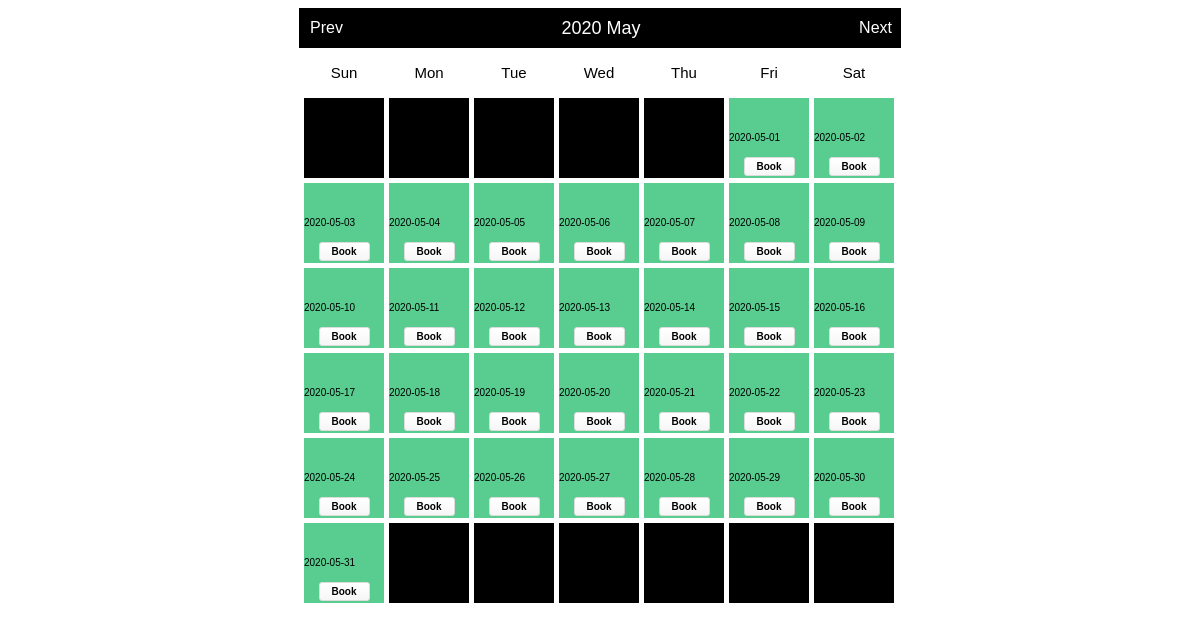
The page /Index1.php on the database as committed earlier.
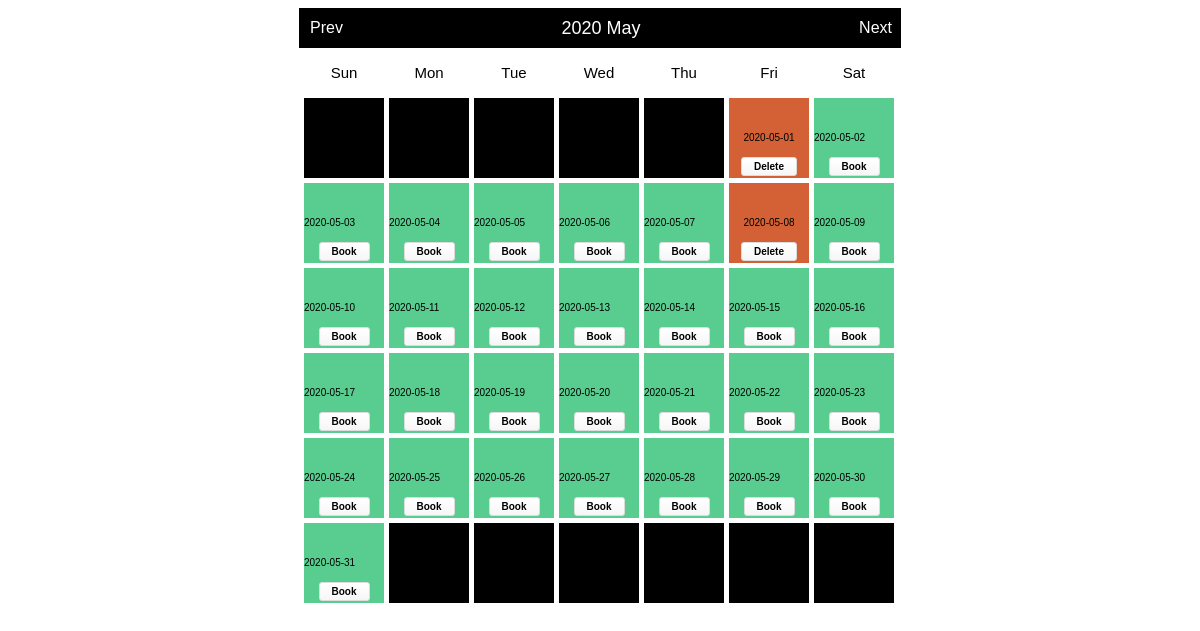
The same page on the database as committed later.
### tables this page shows
CREATE TABLE "bookings" (
	"id"	INTEGER PRIMARY KEY AUTOINCREMENT,
	"booking_date"	NUMERIC,
	"User_id"	INTEGER
);

### booking.php (called while the page is built, shortened)
<?php
class Booking
{
    private $dbh;
    private $bookingsTableName = 'bookings';
    public function __construct()
    {
            $this->dbh = new PDO ('sqlite:Database\Takterassen.db');
    }
    public function index()
{
    $statement = $this->dbh->query('SELECT * FROM ' . $this->bookingsTableName);
    return $statement->fetchAll(PDO::FETCH_ASSOC);
}
}

### bookablecell.php (the view, shortened to what this page needs)
<?php
class BookableCell
{
    private $booking;
    private $currentURL;
    public function __construct(Booking $booking)
    {
        $this->booking = $booking;
        $this->currentURL = htmlentities($_SERVER['REQUEST_URI']);
    }
    public function update(Calendar $cal)
    {
        if ($this->isDateBooked($cal->getCurrentDate())) {
            return $cal->cellContent =
                $this->bookedCell($cal->getCurrentDate());
        }
        if (!$this->isDateBooked($cal->getCurrentDate())) {
            return $cal->cellContent =
                $this->openCell($cal->getCurrentDate());
        }
    }
    private function openCell($date)
    {
        return '<div class="open">  '. $date . '      ' . $this->bookingForm($date) . '</div>';
    }
    private function bookedCell($date)
    {
        $userid = $_SESSION['user_id'];
        if ($this->UserId($date) === $userid) {return '<div class="bookedbyme">'. $date . ' ' . $this->deleteForm($this->bookingId($date)) . '</div>';}
        else {return '<div class="booked">   '. $date . '       ' . $this->deleteForm($this->bookingId($date)) . '</div>';}
    }
    private function isDateBooked($date)
    {
        return in_array($date, $this->bookedDates());
    }
    private function bookedDates()
    {
        return array_map(function ($record) {
            return $record['booking_date'];
        }, $this->booking->index());
    }
    private function bookingId($date)
    {
        $booking = array_filter($this->booking->index(), function ($record) use ($date) {
            return $record['booking_date'] == $date;
        });
        $result = array_shift($booking);
        return $result['id'];
    }
    private function Userid($date)
    {
        $booking = array_filter($this->booking->index(), function ($record) use ($date) {
            return $record['booking_date'] == $date;
        });
        $result = array_shift($booking);
        return $result['User_id'];
    }
    private function bookingForm($date)
    {
        return
            '<form  method="post" action="' . $this->currentURL . '">' .
            '<input type="hidden" name="add" />' .
            '<input type="hidden" name="date" value="' . $date . '" />' .
            '<input class="submit" type="submit" value="Book" />' .
            '</form>';
    }
    private function deleteForm($id)
    {
        return
            '<form onsubmit="return confirm(\'Are you sure to cancel?\');" method="post" action="' . $this->currentURL . '">' .
            '<input type="hidden" name="delete" />' .
            '<input type="hidden" name="id" value="' . $id . '" />' .
            '<input class="submit" type="submit" value="Delete" />' .
            '</form>';
    }
}

### Index1.php (shortened to what this page needs)
<html>
<head>
    <link href="calendar.css" type="text/css" rel="stylesheet"/>
</head>
<body>
<?php
include 'Calendar.php';
include 'Booking.php';
include 'BookableCell.php';
$booking = new Booking();
$bookableCell = new BookableCell($booking);
$calendar = new Calendar();
$calendar->attachObserver('showCell', $bookableCell);
echo $calendar->show();
?>
</body>
</html>

### calendar.php (shortened to what this page needs)
<?php
class Calendar
{
    public function __construct()
    {
        $this->naviHref = htmlentities($_SERVER['PHP_SELF']);
    }
    protected $observers = array();
    private $dayLabels = array("Mon", "Tue", "Wed", "Thu", "Fri", "Sat", "Sun");
    private $currentYear = 0;
    private $currentMonth = 0;
    private $currentDay = 0;
    private $currentDate = null;
    private $daysInMonth = 0;
    private $sundayFirst = true;
    private $naviHref = null;
    public function attachObserver($type, $observer)
    {
        $this->observers[$type][] = $observer;
    }
    public function notifyObserver($type)
    {
        if (isset($this->observers[$type])) {
            foreach ($this->observers[$type] as $observer) {
                $observer->update($this);
            }
        }
    }
    public function getCurrentDate()
    {
        return $this->currentDate;
    }
    public function show($month = null, $year = null, $attributes = false)
    {
        if (null == $year && isset($_GET['year'])) {
            $year = $_GET['year'];
        } else if (null == $year) {
            $year = date("Y", time());
        }
        if (null == $month && isset($_GET['month'])) {
            $month = $_GET['month'];
        } else if (null == $month) {
            $month = date("m", time());
        }
        $this->currentYear = $year;
        $this->currentMonth = $month;
        $this->daysInMonth = $this->_daysInMonth($month, $year);
        $content = '<div id="calendar">' .
            '<div class="box">' .
            $this->_createNavi() .
            '</div>' .
            '<div class="box-content">' .
            '<ul class="label">' . $this->_createLabels() . '</ul>';
        $content .= '<div class="clear"></div>';
        $content .= '<ul class="dates">';
        for ($i = 0; $i < $this->_weeksInMonth($month, $year); $i++) {
            for ($j = 1; $j <= 7; $j++) {
                $content .= $this->_showDay($i * 7 + $j, $attributes);
            }
        }
        $content .= '</ul>';
        $content .= '<div class="clear"></div>';
        $content .= '</div>';
        $content .= '</div>';
        return $content;
    }
    private function _showDay($cellNumber, $attributes = false)
    {
        if ($this->currentDay == 0) {
            $firstDayOfTheWeek = date('N', strtotime($this->currentYear . '-' . $this->currentMonth . '-01'));
            if ($this->sundayFirst) {
                if ($firstDayOfTheWeek == 7) {
                    $firstDayOfTheWeek = 1;
                } else {
                    $firstDayOfTheWeek++;
                }
            }
            if (intval($cellNumber) == intval($firstDayOfTheWeek)) {
                $this->currentDay = 1;
            }
        }
        if (($this->currentDay != 0) && ($this->currentDay <= $this->daysInMonth)) {
            $this->currentDate = date('Y-m-d', strtotime($this->currentYear . '-' . $this->currentMonth . '-' . ($this->currentDay)));
            $cellContent = $this->_createCellContent($attributes);
            $this->currentDay++;
        } else {
            $this->currentDate = null;
            $cellContent = null;
        }
        return '<li id="li-' . $this->currentDate . '" class="' . ($cellNumber % 7 == 1 ? ' start ' : ($cellNumber % 7 == 0 ? ' end ' : ' ')) .
            ($cellContent == null ? 'mask' : '') . '">' . $cellContent . '</li>';
    }
    private function _createNavi()
    {
        $nextMonth = $this->currentMonth == 12 ? 1 : intval($this->currentMonth) + 1;
        $nextYear = $this->currentMonth == 12 ? intval($this->currentYear) + 1 : $this->currentYear;
        $preMonth = $this->currentMonth == 1 ? 12 : intval($this->currentMonth) - 1;
        $preYear = $this->currentMonth == 1 ? intval($this->currentYear) - 1 : $this->currentYear;
        return
            '<div class="header">' .
            '<a class="prev" href="' . $this->naviHref . '?month=' . sprintf('%02d', $preMonth) . '&year=' . $preYear . '">Prev</a>' .
            '<span class="title">' . date('Y M', strtotime($this->currentYear . '-' . $this->currentMonth . '-1')) . '</span>' .
            '<a class="next" href="' . $this->naviHref . '?month=' . sprintf("%02d", $nextMonth) . '&year=' . $nextYear . '">Next</a>' .
            '</div>';
    }
    private function _createLabels()
    {
        if ($this->sundayFirst) {
            $temp = $this->dayLabels[0];
            for ($i = 1; $i < sizeof($this->dayLabels); $i++) {
                $tmp = $this->dayLabels[$i];
                $this->dayLabels[$i] = $temp;
                $temp = $tmp;
            }
            $this->dayLabels[0] = $temp;
        }
        $content = '';
        foreach ($this->dayLabels as $index => $label) {
            $content .= '<li class="' . ($label == 6 ? 'end title' : 'start title') . ' title">' . $label . '</li>';
        }
        return $content;
    }
    private function _createCellContent($setting = false)
    {
        $this->cellContent = $this->currentDay;
        $this->notifyObserver('showCell');
        return $this->cellContent;
    }
    private function _weeksInMonth($month = null, $year = null)
    {
        $daysInMonths = $this->_daysInMonth($month, $year);
        $numOfweeks = ($daysInMonths % 7 == 0 ? 0 : 1) + intval($daysInMonths / 7);
        $monthEndingDay = date('N', strtotime($year . '-' . $month . '-' . $daysInMonths));
        $monthStartDay = date('N', strtotime($year . '-' . $month . '-01'));
        $monthEndingDay == 7 ? $monthEndingDay = 0 : '';
        $monthStartDay == 7 ? $monthStartDay = 0 : '';
        if ($monthEndingDay < $monthStartDay) {
            $numOfweeks++;
        }
        return $numOfweeks;
    }
    private function _daysInMonth($month = null, $year = null)
    {
        return date('t', strtotime($year . '-' . $month . '-01'));
    }
}

### calendar.css (style rules this page uses)
body { font-family: "Arial"; }
div#calendar { margin: 0px auto; padding: 0px; width: 602px; }
div#calendar div.box { position: relative; top: 0px; left: 0px; width: 100%; height: 40px; background-color:black; }
div#calendar div.header { line-height: 40px; vertical-align: middle; position: absolute; left: 11px; top: 0px; width: 582px; height: 40px; text-align: center; }
div#calendar div.header a.prev, div#calendar div.header a.next { position: absolute; top: 0px; height: 17px; display: block; cursor: pointer; text-decoration: none; color: #FFF; }
div#calendar div.header span.title { color: #FFF; font-size: 18px; }
div#calendar div.header a.prev { left: 0px; }
div#calendar div.header a.next { right: 0px; }
div#calendar ul.label { float: left; margin: 0px; padding: 0px; margin-top: 5px; margin-left: 5px; }
div#calendar ul.label li { margin: 0px; padding: 0px; margin-right: 5px; float: left; list-style-type: none; width: 80px; height: 40px; line-height: 40px; vertical-align: middle; text-align: center; color: #000; font-size: 15px; background-color: transparent; }
div#calendar ul.dates { float: left; margin: 0px; padding: 0px; margin-left: 5px; margin-bottom: 5px; }
div#calendar ul.dates li { margin: 0px; padding: 0px; margin-right: 5px; margin-top: 5px; line-height: 34px; vertical-align: middle; float: left; list-style-type: none; width: 80px; height: 80px; font-size: 10px; background-color:black; color: #000; text-align: top; position: relative; }
li div { display: flex; }
li div form { display: inline; align-self: center; margin: 0; position: absolute; bottom: 2px; }
div.open { background: #59CD90; width: 100%; height: 100%; display: flex; justify-content: center; flex-direction: column; }
div.booked { background: #D36135; width: 100%; height: 100%; display: flex; justify-content: center; flex-direction: column; text-align: center; line-height: inherit; }
.submit { box-shadow:inset 0px 1px 0px 0px #ffffff; background:linear-gradient(to bottom, #ffffff 5%, #f6f6f6 100%); background-color:#ffffff; border-radius:3px; border:1px solid #dcdcdc; display:inline-block; cursor:pointer; color:black; font-size:10px; font-weight:bold; padding:3px 12px; text-decoration:none; text-shadow:0px 1px 0px #ffffff; }

Rows that differ between the two databases and show on the page:
added bookings: booking_date "2020-05-01"
added bookings: booking_date "2020-05-08"
Other text that changed with them:
list line gone: "2020-05-01 Book"
new list line: "Delete"
list line gone: "2020-05-08 Book"
